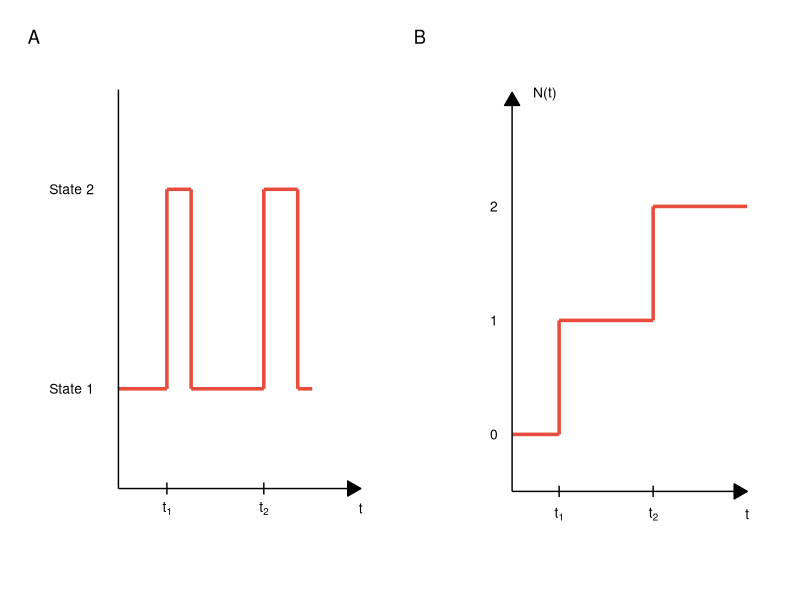

Write the R code that produced this figure.
## ---- chunk 1
library(ggplot2)
library(patchwork)

# Panel A: Multi-state process
panel_a <- ggplot() +
  # State 1 trajectory segments
  geom_segment(aes(x = 0, xend = 1, y = 1, yend = 1), 
               color = "#E74C3C", linewidth = 1.2) +
  geom_segment(aes(x = 1.5, xend = 3, y = 1, yend = 1), 
               color = "#E74C3C", linewidth = 1.2) +
  geom_segment(aes(x = 3.7, xend = 4, y = 1, yend = 1), 
               color = "#E74C3C", linewidth = 1.2) +
  
  # State 2 trajectory segments
  geom_segment(aes(x = 1, xend = 1.5, y = 2, yend = 2), 
               color = "#E74C3C", linewidth = 1.2) +
  geom_segment(aes(x = 3, xend = 3.7, y = 2, yend = 2), 
               color = "#E74C3C", linewidth = 1.2) +
  
  # Vertical transitions
  geom_segment(aes(x = 1, xend = 1, y = 1, yend = 2), 
               color = "#E74C3C", linewidth = 1.2) +
  geom_segment(aes(x = 1.5, xend = 1.5, y = 2, yend = 1), 
               color = "#E74C3C", linewidth = 1.2) +
  geom_segment(aes(x = 3, xend = 3, y = 1, yend = 2), 
               color = "#E74C3C", linewidth = 1.2) +
  geom_segment(aes(x = 3.7, xend = 3.7, y = 2, yend = 1), 
               color = "#E74C3C", linewidth = 1.2) +
  
  # Axes
  geom_segment(aes(x = 0, xend = 5, y = 0.5, yend = 0.5), 
               arrow = arrow(length = unit(0.15, "inches"), type = "closed")) +
  geom_segment(aes(x = 0, xend = 0, y = 0.5, yend = 2.5)) +
  
  # Axis ticks
  annotate("segment", x = 1, xend = 1, y = 0.47, yend = 0.53) +
  annotate("segment", x = 3, xend = 3, y = 0.47, yend = 0.53) +
  
  # Labels
  annotate("text", x = -0.5, y = 1, label = "State 1", hjust = 1, size = 3.5) +
  annotate("text", x = -0.5, y = 2, label = "State 2", hjust = 1, size = 3.5) +
  annotate("text", x = 1, y = 0.4, label = "t[1]", parse = TRUE, size = 3.5) +
  annotate("text", x = 3, y = 0.4, label = "t[2]", parse = TRUE, size = 3.5) +
  annotate("text", x = 5, y = 0.4, label = "t", size = 3.5) +
  
  scale_x_continuous(limits = c(-1.3, 5.2)) +
  scale_y_continuous(limits = c(0.2, 2.6)) +
  theme_void()

# Panel B: Counting process
panel_b <- ggplot() +
  # Counting process trajectory
  geom_segment(aes(x = 0, xend = 1, y = 0, yend = 0), 
               color = "#E74C3C", linewidth = 1.2) +
  geom_segment(aes(x = 1, xend = 3, y = 1, yend = 1), 
               color = "#E74C3C", linewidth = 1.2) +
  geom_segment(aes(x = 3, xend = 5, y = 2, yend = 2), 
               color = "#E74C3C", linewidth = 1.2) +
  
  # Vertical jumps
  geom_segment(aes(x = 1, xend = 1, y = 0, yend = 1), 
               color = "#E74C3C", linewidth = 1.2) +
  geom_segment(aes(x = 3, xend = 3, y = 1, yend = 2), 
               color = "#E74C3C", linewidth = 1.2) +
  
  # Axes
  geom_segment(aes(x = 0, xend = 5, y = -0.5, yend = -0.5), 
               arrow = arrow(length = unit(0.15, "inches"), type = "closed")) +
  geom_segment(aes(x = 0, xend = 0, y = -0.5, yend = 3), 
               arrow = arrow(length = unit(0.15, "inches"), type = "closed")) +
  
  # Axis ticks
  annotate("segment", x = 1, xend = 1, y = -0.45, yend = -0.55) +
  annotate("segment", x = 3, xend = 3, y = -0.45, yend = -0.55) +
  
  # Labels
  annotate("text", x = -0.3, y = 0, label = "0", hjust = 1, size = 3.5) +
  annotate("text", x = -0.3, y = 1, label = "1", hjust = 1, size = 3.5) +
  annotate("text", x = -0.3, y = 2, label = "2", hjust = 1, size = 3.5) +
  annotate("text", x = 1, y = -0.7, label = "t[1]", parse = TRUE, size = 3.5) +
  annotate("text", x = 3, y = -0.7, label = "t[2]", parse = TRUE, size = 3.5) +
  annotate("text", x = 5, y = -0.7, label = "t", size = 3.5) +
  annotate("text", x = 0.7, y = 3, label = "N(t)", size = 3.5) +
  
  scale_x_continuous(limits = c(-1.5, 5.2)) +
  scale_y_continuous(limits = c(-1, 3.2)) +
  theme_void()

# Combine panels
panel_a + panel_b + 
  plot_annotation(tag_levels = 'A') +
  plot_layout(ncol = 2) &
  theme(
    plot.margin = margin(10, 10, 10, 10),
    panel.background = element_rect(fill = "white", color = NA),
    plot.background = element_rect(fill = "white", color = NA)
  )
